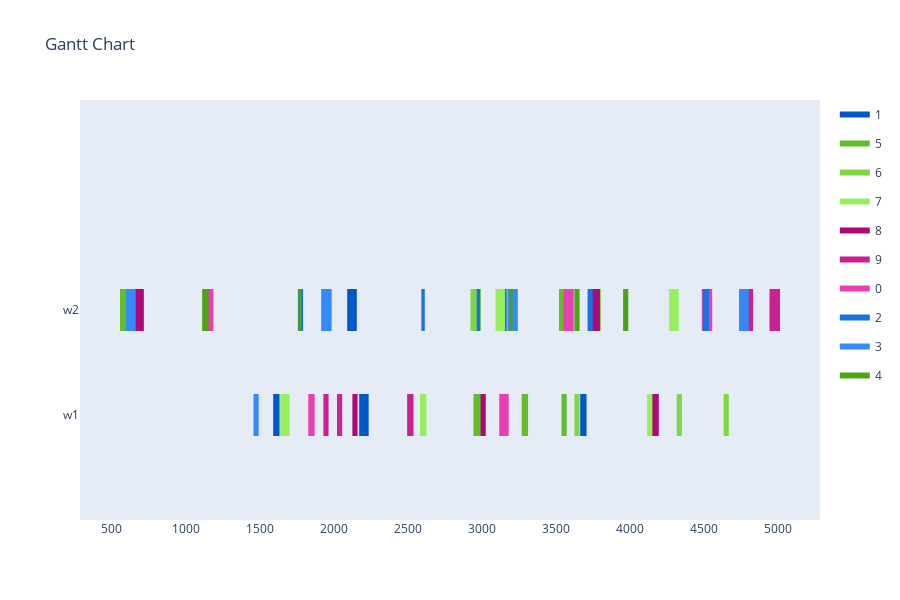

Source (notebook cell):
### Markdown cell above
Config 1 - Test with One Point Crossover

### Code cell
optimizer = BaseGA(env)
optimizer.set_minimize()
# optional (in this case, all options given are the default option, if the configuration step is skipped)
optimizer.configure('tardiness', 'onepointcrossover', 'roulettewheel', 'randomize')
# choose an input generator (optional) -> decides how the data gets converted into the optimizer format
# optimizer.set_input_generator('SameLengthAlternativesGenerator')
# all parameters after offspring_amount are optional (in this case -> verbose=True)
result, best_fitness_history, average_fitness_history, best_generation_history, feasible_gen = optimizer.optimize(orders, max_generations, earliest_time_slot, last_time_slot, population_size, offspring_amount, verbose=True, randomize_until_feasible=True)
workstation_assignments = reformat_result(result, orders, env)
visualize(workstation_assignments, best_fitness_history, average_fitness_history, best_generation_history, feasible_gen)

### Figure 1 — Plotly figure (JSON) as saved in the notebook; plotly's stock layout.template omitted (floating-point values rounded to 4 significant figures)
{"data": [{"fill": "toself", "fillcolor": "rgb(1, 89, 201)", "hoverinfo": "name", "legendgroup": "rgb(1, 89, 201)", "mode": "none", "name": "1", "type": "scatter", "x": [2092, 2157, 2157, 2092, 2092, 3098, 3169, 3169, 3098, 3098, 2173, 2237, 2237, 2173, 2173, 3666, 3709, 3709, 3666, 3666, 1592, 1635, 1635, 1592], "y": [0.8, 0.8, 1.2, 1.2, null, 0.8, 0.8, 1.2, 1.2, null, -0.2, -0.2, 0.2, 0.2, null, -0.2, -0.2, 0.2, 0.2, null, -0.2, -0.2, 0.2, 0.2]}, {"fill": "toself", "fillcolor": "rgb(101, 189, 45)", "hoverinfo": "name", "legendgroup": "rgb(101, 189, 45)", "mode": "none", "name": "5", "type": "scatter", "x": [557, 628, 628, 557, 557, 3523, 3588, 3588, 3523, 3523, 3271, 3314, 3314, 3271, 3271, 2945, 3009, 3009, 2945, 2945, 3540, 3575, 3575, 3540], "y": [0.8, 0.8, 1.2, 1.2, null, 0.8, 0.8, 1.2, 1.2, null, -0.2, -0.2, 0.2, 0.2, null, -0.2, -0.2, 0.2, 0.2, null, -0.2, -0.2, 0.2, 0.2]}, {"fill": "toself", "fillcolor": "rgb(126, 214, 70)", "hoverinfo": "name", "legendgroup": "rgb(126, 214, 70)", "mode": "none", "name": "6", "type": "scatter", "x": [3741, 3806, 3806, 3741, 3741, 2925, 2996, 2996, 2925, 2925, 4318, 4353, 4353, 4318, 4318, 4635, 4670, 4670, 4635, 4635, 3627, 3662, 3662, 3627], "y": [0.8, 0.8, 1.2, 1.2, null, 0.8, 0.8, 1.2, 1.2, null, -0.2, -0.2, 0.2, 0.2, null, -0.2, -0.2, 0.2, 0.2, null, -0.2, -0.2, 0.2, 0.2]}, {"fill": "toself", "fillcolor": "rgb(151, 239, 95)", "hoverinfo": "name", "legendgroup": "rgb(151, 239, 95)", "mode": "none", "name": "7", "type": "scatter", "x": [3094, 3159, 3159, 3094, 3094, 4267, 4332, 4332, 4267, 4267, 4118, 4161, 4161, 4118, 4118, 2584, 2627, 2627, 2584, 2584, 1639, 1703, 1703, 1639], "y": [0.8, 0.8, 1.2, 1.2, null, 0.8, 0.8, 1.2, 1.2, null, -0.2, -0.2, 0.2, 0.2, null, -0.2, -0.2, 0.2, 0.2, null, -0.2, -0.2, 0.2, 0.2]}, {"fill": "toself", "fillcolor": "rgb(176, 8, 120)", "hoverinfo": "name", "legendgroup": "rgb(176, 8, 120)", "mode": "none", "name": "8", "type": "scatter", "x": [3729, 3800, 3800, 3729, 3729, 647, 718, 718, 647, 647, 4154, 4197, 4197, 4154, 4154, 2127, 2162, 2162, 2127, 2127, 2993, 3028, 3028, 2993], "y": [0.8, 0.8, 1.2, 1.2, null, 0.8, 0.8, 1.2, 1.2, null, -0.2, -0.2, 0.2, 0.2, null, -0.2, -0.2, 0.2, 0.2, null, -0.2, -0.2, 0.2, 0.2]}, {"fill": "toself", "fillcolor": "rgb(201, 33, 145)", "hoverinfo": "name", "legendgroup": "rgb(201, 33, 145)", "mode": "none", "name": "9", "type": "scatter", "x": [4763, 4834, 4834, 4763, 4763, 4945, 5016, 5016, 4945, 4945, 2023, 2058, 2058, 2023, 2023, 1931, 1966, 1966, 1931, 1931, 2497, 2540, 2540, 2497], "y": [0.8, 0.8, 1.2, 1.2, null, 0.8, 0.8, 1.2, 1.2, null, -0.2, -0.2, 0.2, 0.2, null, -0.2, -0.2, 0.2, 0.2, null, -0.2, -0.2, 0.2, 0.2]}, {"fill": "toself", "fillcolor": "rgb(232, 64, 176)", "hoverinfo": "name", "legendgroup": "rgb(232, 64, 176)", "mode": "none", "name": "0", "type": "scatter", "x": [3552, 3623, 3623, 3552, 3552, 1123, 1188, 1188, 1123, 1123, 4487, 4558, 4558, 4487, 4487, 1829, 1872, 1872, 1829, 1829, 3119, 3183, 3183, 3119], "y": [0.8, 0.8, 1.2, 1.2, null, 0.8, 0.8, 1.2, 1.2, null, 0.8, 0.8, 1.2, 1.2, null, -0.2, -0.2, 0.2, 0.2, null, -0.2, -0.2, 0.2, 0.2]}, {"fill": "toself", "fillcolor": "rgb(26, 114, 226)", "hoverinfo": "name", "legendgroup": "rgb(26, 114, 226)", "mode": "none", "name": "2", "type": "scatter", "x": [2967, 2990, 2990, 2967, 2967, 4494, 4537, 4537, 4494, 4494, 3716, 3751, 3751, 3716, 3716, 2593, 2616, 2616, 2593, 2593, 1759, 1794, 1794, 1759], "y": [0.8, 0.8, 1.2, 1.2, null, 0.8, 0.8, 1.2, 1.2, null, 0.8, 0.8, 1.2, 1.2, null, 0.8, 0.8, 1.2, 1.2, null, 0.8, 0.8, 1.2, 1.2]}, {"fill": "toself", "fillcolor": "rgb(51, 139, 251)", "hoverinfo": "name", "legendgroup": "rgb(51, 139, 251)", "mode": "none", "name": "3", "type": "scatter", "x": [4739, 4804, 4804, 4739, 4739, 598, 663, 663, 598, 598, 3174, 3245, 3245, 3174, 3174, 1916, 1987, 1987, 1916, 1916, 1459, 1494, 1494, 1459], "y": [0.8, 0.8, 1.2, 1.2, null, 0.8, 0.8, 1.2, 1.2, null, 0.8, 0.8, 1.2, 1.2, null, 0.8, 0.8, 1.2, 1.2, null, -0.2, -0.2, 0.2, 0.2]}, {"fill": "toself", "fillcolor": "rgb(76, 164, 20)", "hoverinfo": "name", "legendgroup": "rgb(76, 164, 20)", "mode": "none", "name": "4", "type": "scatter", "x": [3627, 3662, 3662, 3627, 3627, 3186, 3209, 3209, 3186, 3186, 1112, 1155, 1155, 1112, 1112, 3956, 3991, 3991, 3956, 3956, 1762, 1783, 1783, 1762], "y": [0.8, 0.8, 1.2, 1.2, null, 0.8, 0.8, 1.2, 1.2, null, 0.8, 0.8, 1.2, 1.2, null, 0.8, 0.8, 1.2, 1.2, null, 0.8, 0.8, 1.2, 1.2]}, {"legendgroup": "rgb(1, 89, 201)", "marker": {"color": "rgb(1, 89, 201)", "opacity": 0, "size": 1}, "mode": "markers", "name": "", "showlegend": false, "text": [null, null, null, null, null, null, null, null, null, null], "type": "scatter", "x": [2092, 2157, 3098, 3169, 2173, 2237, 3666, 3709, 1592, 1635], "y": [1, 1, 1, 1, 0, 0, 0, 0, 0, 0]}, {"legendgroup": "rgb(101, 189, 45)", "marker": {"color": "rgb(101, 189, 45)", "opacity": 0, "size": 1}, "mode": "markers", "name": "", "showlegend": false, "text": [null, null, null, null, null, null, null, null, null, null], "type": "scatter", "x": [557, 628, 3523, 3588, 3271, 3314, 2945, 3009, 3540, 3575], "y": [1, 1, 1, 1, 0, 0, 0, 0, 0, 0]}, {"legendgroup": "rgb(126, 214, 70)", "marker": {"color": "rgb(126, 214, 70)", "opacity": 0, "size": 1}, "mode": "markers", "name": "", "showlegend": false, "text": [null, null, null, null, null, null, null, null, null, null], "type": "scatter", "x": [3741, 3806, 2925, 2996, 4318, 4353, 4635, 4670, 3627, 3662], "y": [1, 1, 1, 1, 0, 0, 0, 0, 0, 0]}, {"legendgroup": "rgb(151, 239, 95)", "marker": {"color": "rgb(151, 239, 95)", "opacity": 0, "size": 1}, "mode": "markers", "name": "", "showlegend": false, "text": [null, null, null, null, null, null, null, null, null, null], "type": "scatter", "x": [3094, 3159, 4267, 4332, 4118, 4161, 2584, 2627, 1639, 1703], "y": [1, 1, 1, 1, 0, 0, 0, 0, 0, 0]}, {"legendgroup": "rgb(176, 8, 120)", "marker": {"color": "rgb(176, 8, 120)", "opacity": 0, "size": 1}, "mode": "markers", "name": "", "showlegend": false, "text": [null, null, null, null, null, null, null, null, null, null], "type": "scatter", "x": [3729, 3800, 647, 718, 4154, 4197, 2127, 2162, 2993, 3028], "y": [1, 1, 1, 1, 0, 0, 0, 0, 0, 0]}, {"legendgroup": "rgb(201, 33, 145)", "marker": {"color": "rgb(201, 33, 145)", "opacity": 0, "size": 1}, "mode": "markers", "name": "", "showlegend": false, "text": [null, null, null, null, null, null, null, null, null, null], "type": "scatter", "x": [4763, 4834, 4945, 5016, 2023, 2058, 1931, 1966, 2497, 2540], "y": [1, 1, 1, 1, 0, 0, 0, 0, 0, 0]}, {"legendgroup": "rgb(232, 64, 176)", "marker": {"color": "rgb(232, 64, 176)", "opacity": 0, "size": 1}, "mode": "markers", "name": "", "showlegend": false, "text": [null, null, null, null, null, null, null, null, null, null], "type": "scatter", "x": [3552, 3623, 1123, 1188, 4487, 4558, 1829, 1872, 3119, 3183], "y": [1, 1, 1, 1, 1, 1, 0, 0, 0, 0]}, {"legendgroup": "rgb(26, 114, 226)", "marker": {"color": "rgb(26, 114, 226)", "opacity": 0, "size": 1}, "mode": "markers", "name": "", "showlegend": false, "text": [null, null, null, null, null, null, null, null, null, null], "type": "scatter", "x": [2967, 2990, 4494, 4537, 3716, 3751, 2593, 2616, 1759, 1794], "y": [1, 1, 1, 1, 1, 1, 1, 1, 1, 1]}, {"legendgroup": "rgb(51, 139, 251)", "marker": {"color": "rgb(51, 139, 251)", "opacity": 0, "size": 1}, "mode": "markers", "name": "", "showlegend": false, "text": [null, null, null, null, null, null, null, null, null, null], "type": "scatter", "x": [4739, 4804, 598, 663, 3174, 3245, 1916, 1987, 1459, 1494], "y": [1, 1, 1, 1, 1, 1, 1, 1, 0, 0]}, {"legendgroup": "rgb(76, 164, 20)", "marker": {"color": "rgb(76, 164, 20)", "opacity": 0, "size": 1}, "mode": "markers", "name": "", "showlegend": false, "text": [null, null, null, null, null, null, null, null, null, null], "type": "scatter", "x": [3627, 3662, 3186, 3209, 1112, 1155, 3956, 3991, 1762, 1783], "y": [1, 1, 1, 1, 1, 1, 1, 1, 1, 1]}], "layout": {"height": 600, "hovermode": "closest", "showlegend": true, "title": {"text": "Gantt Chart"}, "xaxis": {"rangeselector": {"buttons": [{"count": 7, "label": "1w", "step": "day", "stepmode": "backward"}, {"count": 1, "label": "1m", "step": "month", "stepmode": "backward"}, {"count": 6, "label": "6m", "step": "month", "stepmode": "backward"}, {"count": 1, "label": "YTD", "step": "year", "stepmode": "todate"}, {"count": 1, "label": "1y", "step": "year", "stepmode": "backward"}, {"step": "all"}]}, "showgrid": false, "type": "linear", "zeroline": false}, "yaxis": {"autorange": false, "range": [-1, 3], "showgrid": false, "ticktext": ["w1", "w2"], "tickvals": [0, 1], "zeroline": false}}}
